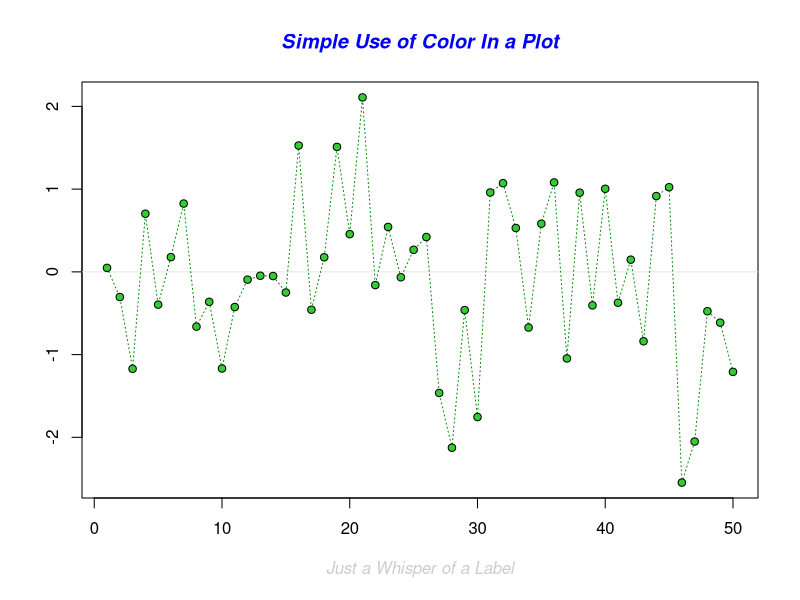
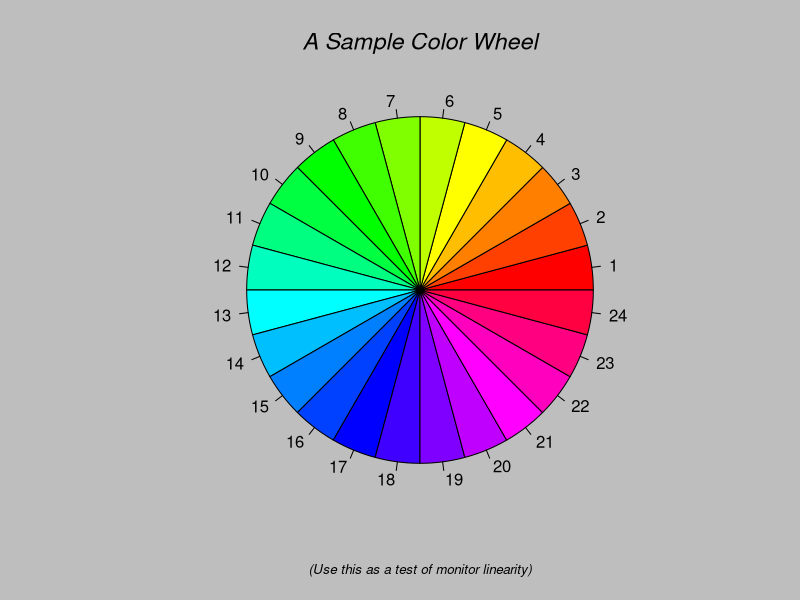
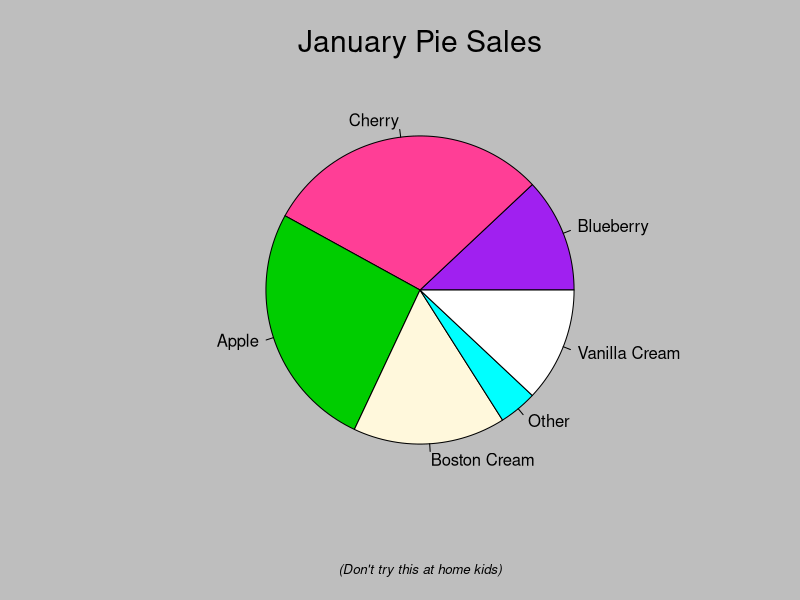
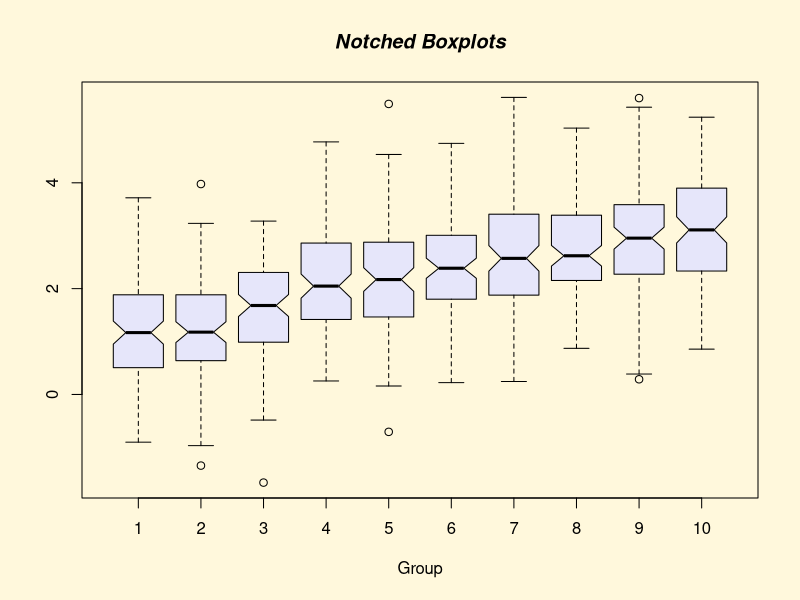
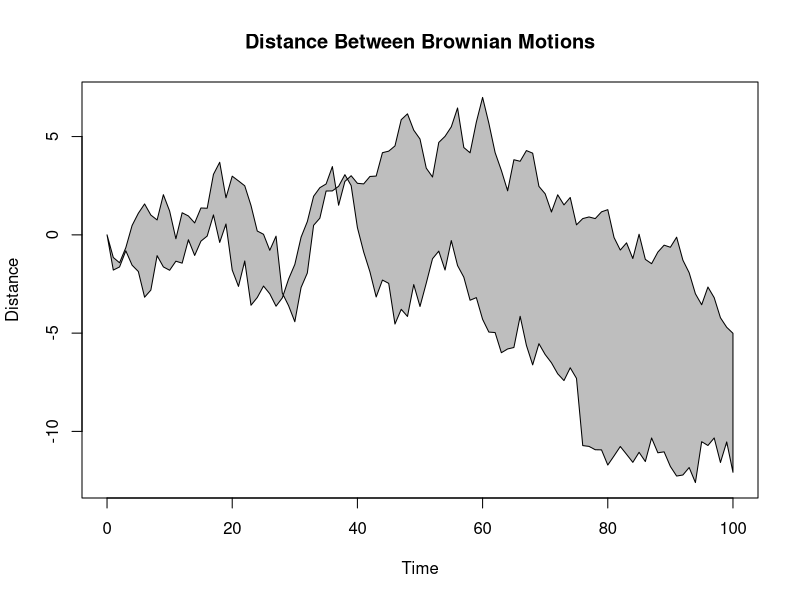
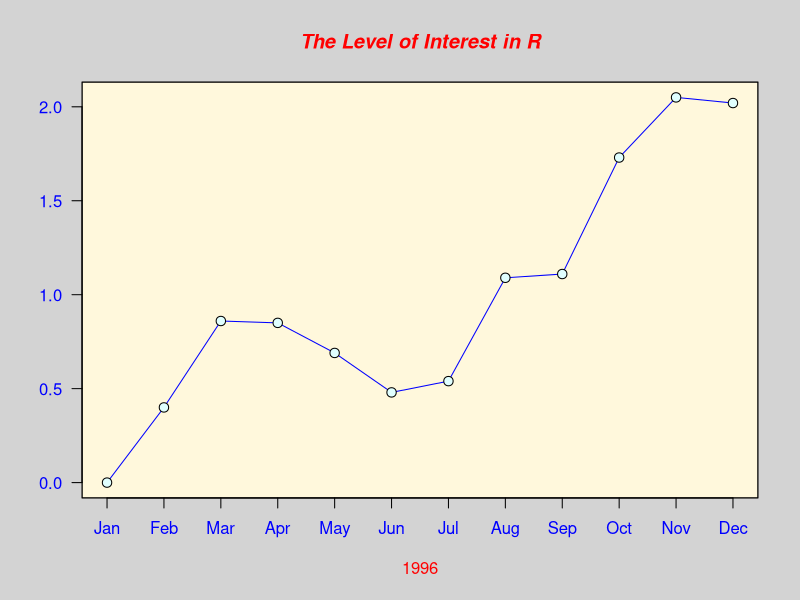
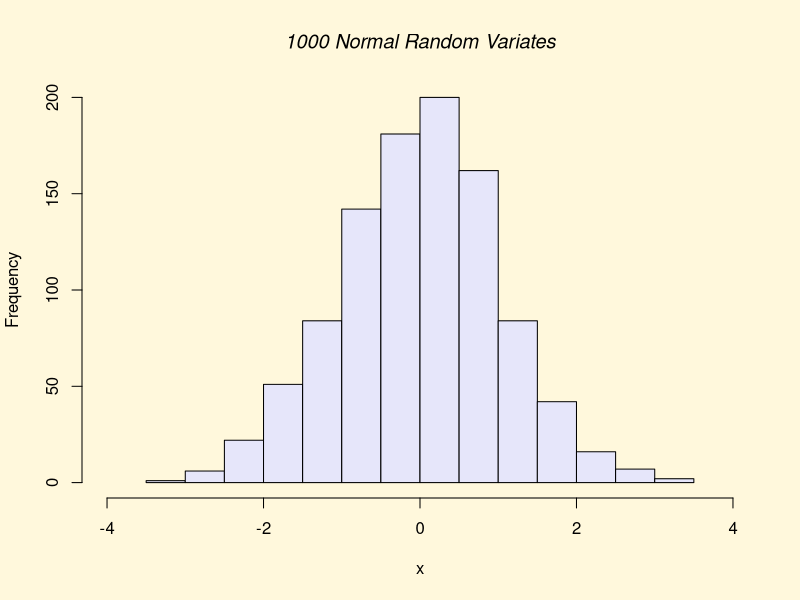
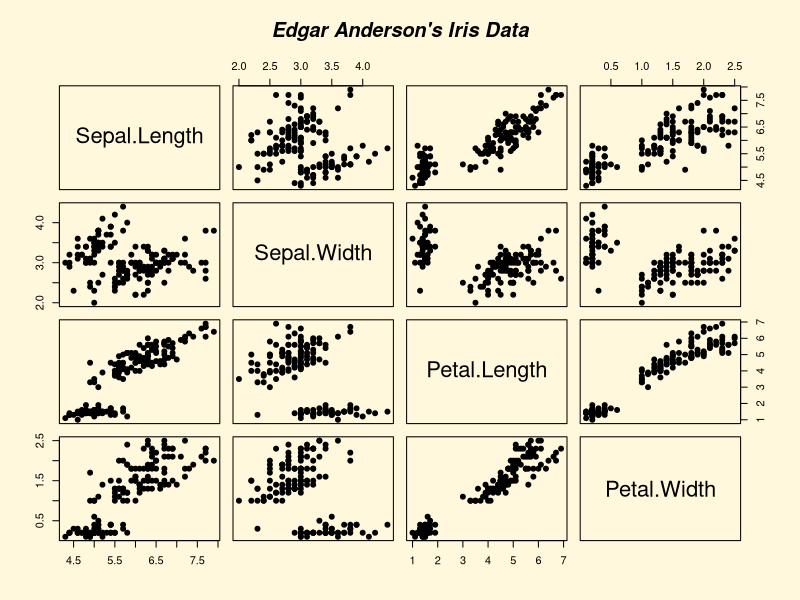

These charts were generated, in order, by the following R code:
# Lista de pacotes base carregados
search()

# Demo
demo('graphics')

# Plot básico
x = 5:7
y = 8:10
plot(x,y)
?plot

altura <- c(145, 167, 176, 123, 150)
largura <- c(51, 63, 64, 40, 55)

plot(altura, largura)

# Plotando um DataFrame
?lynx
plot(lynx)
plot(lynx, ylab='Plots com Dataframes', xlab='')
plot(lynx, ylab='Plots com Dataframes', xlab='Observações')
plot(lynx, main='Plots com Dataframes', col='red')
plot(lynx, main='Plots com Dataframes', col='red', col.main=52, cex.main=1.5 )

library(datasets)
hist(warpbreaks$breaks)

airquality$lt;- transform(airquality, Month = factor(Month))
boxplot(Ozone ~ Month, airquality, xlab='Month', ylab='Ozone (ppb)')

# Especificando os parâmetros

# col - cor do plotting
# lty - tipo de linha
# lwd - largura de linha
# pch - símbolo do plot
# xlab - label do eixo x
# ylab - label do eixo y
# las - como os labels dos eixos são orientados
# bg - background color
# mfrow - número de plots por linha
# mfcol - número de plots por coluna

# Funções Básicas de Plot

# plot() - scatterplots
# lines() - adiciona linhas ao gráfico
# points() - adiciona pontos ao gráfico
# text() - adiciona label ao gráfico
# title() - adiciona título ao gráfico

?par
par()
par('pch')
par('lty')

x= 2:4
plot(x, pch='c')

par(mfrow = c(2,2), col.axis = 'red')
plot(1:8, las=0, xlab='xlab', ylab='ylab', main='LAS = 0')
plot(1:8, las=1, xlab='xlab', ylab='ylab', main='LAS = 1')
plot(1:8, las=2, xlab='xlab', ylab='ylab', main='LAS = 2')
plot(1:8, las=3, xlab='xlab', ylab='ylab', main='LAS = 3')
legend('topright', pch=1, col=c('blue', 'red'), legend = c('Var1', 'Var2'))

# Cores disponíveis
colors()

# Salvando os gráficos

# png
png('Grafico1.png', width = 500, height = 500, res = 72)

plot(iris$Sepal.Length, iris$Petal.Length,
     col = iris$Species,
     main = 'Gráfico gerado a partir do Iris')

dev.off()

# pdf
pdf('Grafico2.pdf')

plot(iris$Sepal.Length, iris$Petal.Length,
     col = iris$Species,
     main = 'Gráfico gerado a partir do Iris')

dev.off()

# Estendendo as funções do plot
install.packages('plotrix')
library(plotrix)
?plotrix

par(mfrow=c(1,1), col.axis='red')
plot(1:6, las=3, xlab='lty 1:6', ylab='', main='Mais opções ao plot')
ablineclip(v=1, lty=1, col='sienna2', lwd=2)
ablineclip(v=2, lty=1, col='sienna2', lwd=2)
ablineclip(v=3, lty=1, col='sienna2', lwd=2)
ablineclip(v=4, lty=1, col='sienna2', lwd=2)
ablineclip(v=5, lty=1, col='sienna2', lwd=2)
ablineclip(v=6, lty=1, col='sienna2', lwd=2)
ablineclip(v=7, lty=1, col='sienna2', lwd=2)


plot(lynx)
plot(lynx, type='p', main='Type p')
plot(lynx, type='l', main='Type l')
plot(lynx, type='b', main='Type b')
plot(lynx, type='o', main='Type o')
plot(lynx, type='h', main='Type h')
plot(lynx, type='s', main='Type s')
plot(lynx, type='n', main='Type n')

# Dois plots juntos
par(mar=c(4,3,3,3), col.axis="black")

plot(cars$speed, type="s", col="red", bty="n", xlab="Cars ID", ylab="")
text(8, 14, "Velocidade", cex=0.85, col="red") 
par(new=T) 

plot(cars$dist, type="s", bty="n", ann=F, axes=F, col="darkblue")
axis(side=4)
text(37, 18, "Distância", cex=0.85, col="darkblue") 

title(main="Velocidade x Distância")


# Plots a partir de datasets
df <- read.csv('pibpercap.csv', stringsAsFactors = F)
df_1982 <- subset(df, ano == 1982)
plot(expectativa ~ pibpercap, data = df_1982, log = "x")

head(df)

mycol <- c(Asia = "tomato", Europe = "chocolate4", Africa = "dodgerblue2", 
           Americas = "darkgoldenrod1", Oceania = "green4")
plot(expectativa ~ pibpercap, data = df_1982, log = "x", col = mycol[continente])

mycex <- function(var, r, f = sqrt){
  x = f(var)
  x_scaled = (x - min(x))/(max(x) - min(x))
  r[1] + x_scaled * (r[2] - r[1])
}


plot(expectativa ~ pibpercap, data = df_1982, log = "x",
     col = mycol[continente],
     cex = mycex(pop, r = c(0.2, 10))
)